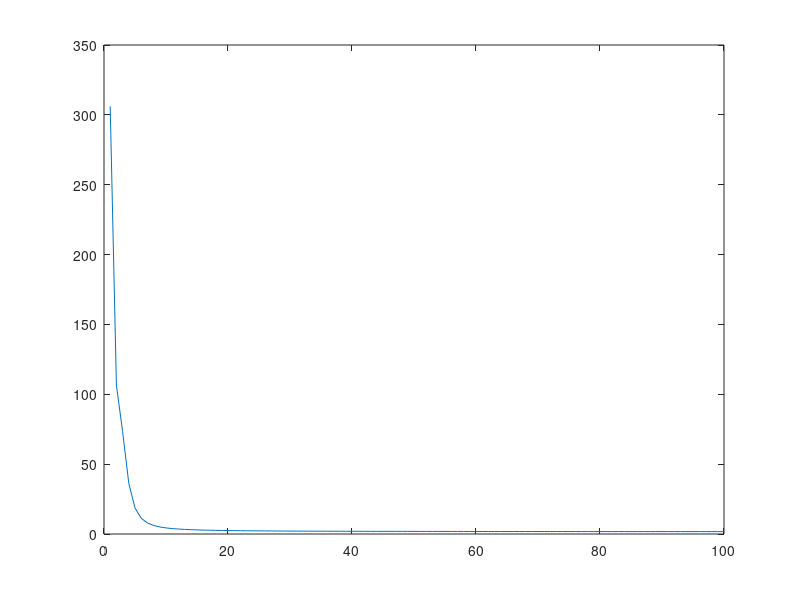
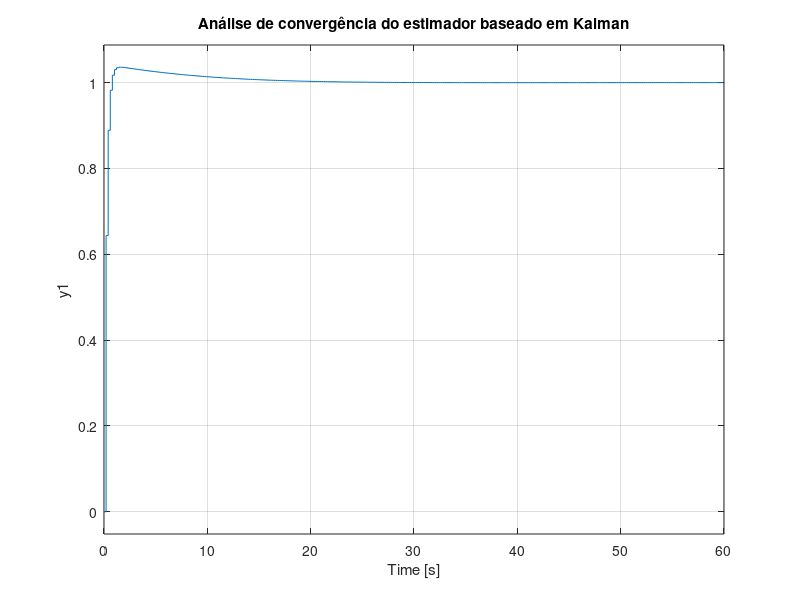
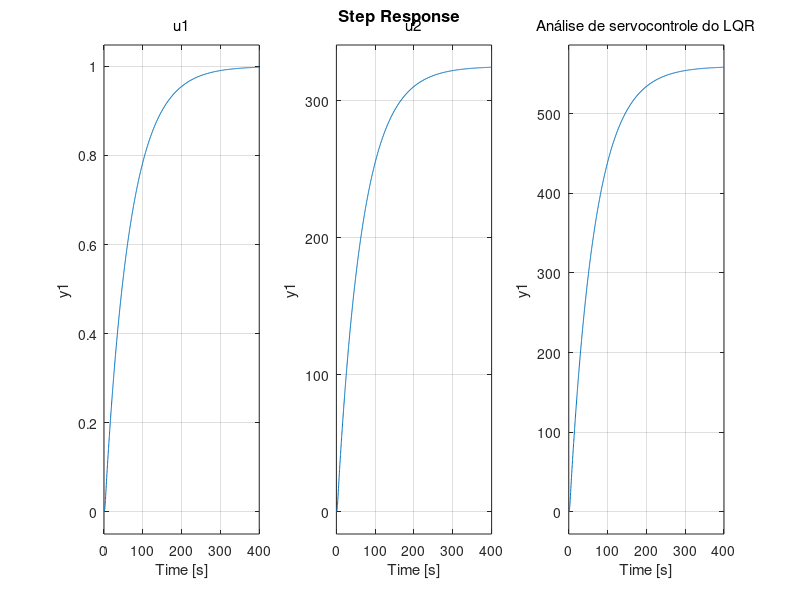
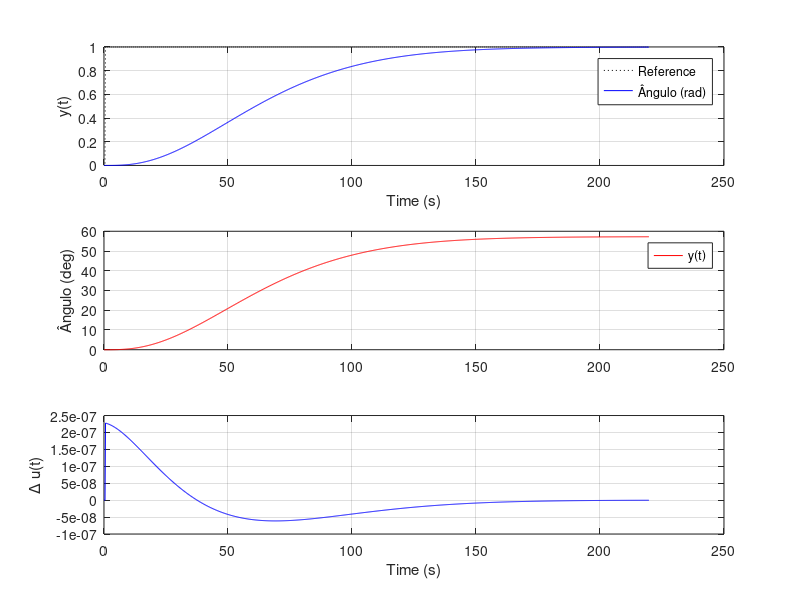

Write the MATLAB code that produced these figures, in order.
%% PMVC - Atividade 5
clear all; close all; clc;


%% Planta 1
% Modelo de Espaço de estados

Ac = [0              1  ;
      0  -0.098859];
Bc = [0;  61.0492];
C = [1 0];
D = 0;
sysc = ss(Ac,Bc,C,D);

% Equivalente ZOH - Modelo de Espaço de estados 
tau = 1/0.098859

Ts = tau/50

%Ts = 1; % approx.
sysd = c2d(sysc,Ts);
[Ad,Bd,Cd,Dd] = ssdata(sysd)

td = 0 % Segundo o comando da atividade, considerar o atraso igual a 0
   

% Total discrete time delay
d = 1+ round(td/Ts);
disp('Atraso do tempo discreto '); disp(d);


% Modelo aumentado

Aa = [ 1          Cd*Ad;
      zeros(2,1)  Ad  ];
Ba = [Cd*Bd  ;  Bd];
Ca = [Cd 0];
Da = 0;
sysa = ss(Aa,Ba,Ca,Da,Ts)


% Filtro de Kalman baseado no estimador
    Qkf = Ca'*Ca;
    Rkf = 1;
   % L = [ dlqr(Aa',Ca',Qkf,Rkf) ]'

Po = 1e2*eye(3,3); % Ordem da Matriz A
    for i= 1:100
        Po = Aa*Po*Aa'-Aa*Po*Ca'*inv(Ca*Po*Ca'+Rkf)*Ca*Po*Aa'+Qkf; 
        tracePo(i)=trace(Po);
    end 

    figure (1); 
    plot(tracePo);

    L = (Aa*Po*Ca'*inv(Ca*Po*Ca'+Rkf))
    disp('Verificando os autovalores do observador de estado em malha fechada');
    eig(Aa-L*Ca)

% Verificando a convergência do estimador baseado em Kalman
    syskf = ss(Aa-L*Ca, L, Ca, Da, Ts);
    figure(2); 
    step(syskf);
    title('Análise de convergência do estimador baseado em Kalman');


% Ganho LQR 
    Qlq = diag([.00001   1   1e-4]);
    Rlq = 10000;
    K =  dlqr(Aa,Ba,Qlq,Rlq) 
    disp('Verificando os autovalores de malha fechada do LQR');
    eig(Aa-Ba*K)

% Verificação do servocontrol LQR
    syslq = ss(Aa-Ba*K, Ba*K, Ca, Da, Ts);
    figure(3); 
    step(syslq);
    title('Análise de servocontrole do LQR');

% PMVC
Nx = d+1; %Horizonte de predição
LAM = diag([125]); % Fator de ponderação

    % Matrizes principais
    Mx = K*( Aa^Nx -(Aa^(Nx-1))*L*Ca );
    
    Mu = [];
    for i = 1:Nx-1
	    Mu = [Mu (Aa^i)*Ba];
    end
    
    Mu = K*Mu
    My = K*Aa^(Nx-1)*L


% Simulação discreta do sistema com PMVC 
tfinal = 220; % total time simulation
N = round( tfinal/Ts ); % total number of samples

% Reference sequence
r1(1:Nx+1) = 0; r1(Nx+2:N) = 1; % for y1
    

for k = 1:Nx 
    % Plant model
    x(:,:,k)=[0;0];
    u(k) = 0;
    y(k) = Cd*x(:,:,k);

    % Controller
    xa(:,:,k) = zeros(3,1);
    du(k) = 0;
end

for k = Nx+1:N
    % Plant model
    x(:,:,k) = Ad*x(:,:,k-1) +Bd*u(k-d);
    y(k) = Cd*x(:,:,k);


    %PMVC
    xa(:,:,k) = (Aa-L*Ca)*xa(:,:,k-1) +Ba*du(k-Nx) +L*y(k-1);
    
        % DU vector from Eq. (18)
        DU = [];
        for i = 1:Nx-1
            DU = [DU; du(k-i) ];
        end

    du(k) = inv(K*Ba+LAM)*( K*[r1(k);0;0] -Mx*xa(:,:,k) ...
        -Mu*DU -My*y(k) );

    % Testing the LQG instead of PMVC
    %xa(:,:,k) = (Aa-L*Ca)*xa(:,:,k-1) +Ba*du(k-1) +L*y(k-1);
    %du(k) = K*([r1(k);0;0] -xa(:,:,k));

    % Control increment

    u(k) = u(k-1) +du(k);

  if u(k) >= 0.06981
      u(k) = 0.06981;
  elseif u(k) <= 0
      u(k) = 0;
  end

end

%% Plots
t = 0:Ts:N*Ts-Ts;


figure(4);

subplot(311)
plot(t,r1,':k'); hold on;
plot(t,y,'b');
ylabel('y(t)');
xlabel('Time (s)');
grid on
legend('Reference','Ângulo (rad)')

subplot(312)
plot(t,(180/pi)*y,'r');
ylabel('Ângulo (deg)');
legend('y(t)')
grid on

subplot(313)
plot(t,du,'b');
ylabel('\Delta u(t)');
xlabel('Time (s)');
grid on
